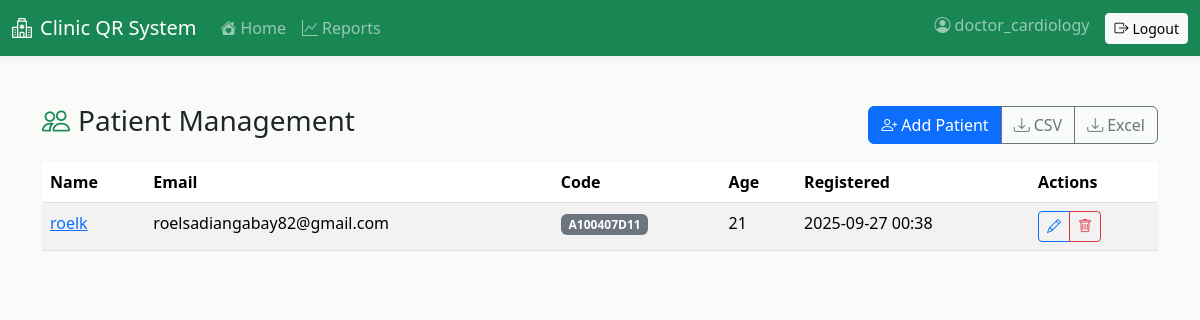
The app's page /patients/list/ (signed in) with its own data.
### patients/models.py (models this page shows, shortened)
class Patient(models.Model):
    user = models.OneToOneField(User, on_delete=models.SET_NULL, null=True, blank=True, related_name='patient_profile')
    full_name = models.CharField(max_length=255)
    age = models.PositiveIntegerField(validators=[MinValueValidator(0)])
    address = models.TextField()
    contact = models.CharField(max_length=50)
    email = models.EmailField(unique=True)
    patient_code = models.CharField(max_length=20, unique=True)
    qr_code = models.ImageField(upload_to='qr_codes/', blank=True, null=True)
    profile_photo = models.ImageField(upload_to='profile_photos/', blank=True, null=True, help_text='Patient profile photo')
    must_change_password = models.BooleanField(default=False)
    created_at = models.DateTimeField(auto_now_add=True)

### patients/views.py (the view)
# urls.py: path('list/', views.patient_list, name='patient_list'),
@login_required
def patient_list(request):
    qs = Patient.objects.order_by('-created_at')
    return render(request, 'patients/patient_list.html', {'patients': qs})

### patients/templates/patients/patient_list.html
{% extends 'base.html' %}
{% block content %}
<div class="d-flex justify-content-between align-items-center mb-3">
  <h3><i class="bi bi-people text-primary me-2"></i>Patient Management</h3>
  <div class="btn-group" role="group">
    <a class="btn btn-primary" href="{% url 'admin_patient_add' %}"><i class="bi bi-person-plus me-1"></i>Add Patient</a>
    <a class="btn btn-outline-secondary" href="/patients/reports/daily.csv"><i class="bi bi-download me-1"></i>CSV</a>
    <a class="btn btn-outline-secondary" href="/patients/reports/daily.xlsx"><i class="bi bi-download me-1"></i>Excel</a>
  </div>
</div>
<div class="table-responsive">
  <table class="table table-striped">
    <thead>
      <tr>
        <th>Name</th><th>Email</th><th>Code</th><th>Age</th><th>Registered</th><th>Actions</th>
      </tr>
    </thead>
    <tbody>
      {% for p in patients %}
        <tr>
          <td><a href="/patients/{{ p.id }}/">{{ p.full_name }}</a></td>
          <td>{{ p.email }}</td>
          <td><span class="badge bg-secondary">{{ p.patient_code }}</span></td>
          <td>{{ p.age }}</td>
          <td>{{ p.created_at|date:'Y-m-d H:i' }}</td>
          <td>
            <div class="btn-group btn-group-sm" role="group">
              <a href="{% url 'admin_patient_edit' p.id %}" class="btn btn-outline-primary btn-sm" title="Edit Patient">
                <i class="bi bi-pencil"></i>
              </a>
              <a href="{% url 'admin_patient_delete' p.id %}" class="btn btn-outline-danger btn-sm" title="Delete Patient" onclick="return confirm('Are you sure you want to delete {{ p.full_name }}? This action cannot be undone.')">
                <i class="bi bi-trash"></i>
              </a>
            </div>
          </td>
        </tr>
      {% empty %}
        <tr><td colspan="6" class="text-center text-muted">No patients found.</td></tr>
      {% endfor %}
    </tbody>
  </table>
</div>
{% endblock %}

### templates/base.html (shortened to what this page needs)
{% load static %}
<!doctype html>
<html lang="en">
  <head>
    <link href="https://cdn.jsdelivr.net/npm/bootstrap@5.3.3/dist/css/bootstrap.min.css" rel="stylesheet">
    <link href="https://cdn.jsdelivr.net/npm/bootstrap-icons@1.11.3/font/bootstrap-icons.min.css" rel="stylesheet">
    <link href="{% static 'css/admin-purple.css' %}" rel="stylesheet">
  </head>
  <body data-user-role="{% if request.user.is_authenticated %}{% if request.user.groups.all.0.name == 'Reception' %}reception{% elif request.user.groups.all.0.name == 'Doctor' %}doctor{% elif request.user.groups.all.0.name == 'Laboratory' %}lab{% elif request.user.groups.all.0.name == 'Pharmacy' %}pharmacy{% elif request.user.groups.all.0.name == 'Vaccination' %}vaccination{% elif request.user.groups.all.0.name == 'Patient' %}patient{% else %}staff{% endif %}{% else %}guest{% endif %}">
    <nav class="navbar navbar-expand-lg navbar-dark bg-success">
      <div class="container-fluid">
        <a class="navbar-brand d-flex align-items-center" href="{% if request.user.is_authenticated %}{% if request.user.is_superuser %}/dashboard/admin/{% elif request.user.groups.all.0.name == 'Reception' %}/dashboard/reception/{% elif request.user.groups.all.0.name == 'Doctor' %}/dashboard/doctor/{% elif request.user.groups.all.0.name == 'Laboratory' %}/dashboard/lab/{% elif request.user.groups.all.0.name == 'Pharmacy' %}/dashboard/pharmacy/{% elif request.user.groups.all.0.name == 'Vaccination' %}/dashboard/vaccination/{% elif request.user.groups.all.0.name == 'Patient' %}/patients/portal/{% else %}/dashboard/{% endif %}{% else %}/accounts/login/{% endif %}">
          <i class="bi bi-hospital me-2"></i>Clinic QR System
        </a>
        <div class="collapse navbar-collapse" id="navbarsMain">
          <ul class="navbar-nav me-auto mb-2 mb-lg-0">
            {% if request.user.is_authenticated %}
              <li class="nav-item">
                <a class="nav-link" href="{% if request.user.is_superuser %}/dashboard/admin/{% elif request.user.groups.all.0.name == 'Reception' %}/dashboard/reception/{% elif request.user.groups.all.0.name == 'Doctor' %}/dashboard/doctor/{% elif request.user.groups.all.0.name == 'Laboratory' %}/dashboard/lab/{% elif request.user.groups.all.0.name == 'Pharmacy' %}/dashboard/pharmacy/{% elif request.user.groups.all.0.name == 'Vaccination' %}/dashboard/vaccination/{% elif request.user.groups.all.0.name == 'Patient' %}/patients/portal/{% else %}/dashboard/{% endif %}"><i class="bi bi-house-heart-fill me-1"></i>Home</a>
              </li>
              {% if request.user.is_superuser %}
              <li class="nav-item dropdown">
                <a class="nav-link dropdown-toggle" href="#" id="adminReportsDropdown" role="button" data-bs-toggle="dropdown" aria-expanded="false">
                  <i class="bi bi-graph-up me-1"></i>Reports
                </a>
                <ul class="dropdown-menu" aria-labelledby="adminReportsDropdown">
                  <li>
                    <a class="dropdown-item" href="/dashboard/admin/system-reports/">
                      <i class="bi bi-clipboard-data me-1"></i>System Reports
                    </a>
                  </li>
                  <li><hr class="dropdown-divider"></li>
                  <li>
                    <a class="dropdown-item" href="/dashboard/admin/system-reports/?role=doctor">
                      <i class="bi bi-stethoscope me-1"></i>Doctor Reports
                    </a>
                  </li>
                  <li>
                    <a class="dropdown-item" href="/dashboard/admin/system-reports/?role=laboratory">
                      <i class="bi bi-flask me-1"></i>Laboratory Reports
                    </a>
                  </li>
                  <li>
                    <a class="dropdown-item" href="/dashboard/admin/system-reports/?role=pharmacy">
                      <i class="bi bi-capsule me-1"></i>Pharmacy Reports
                    </a>
                  </li>
                  <li>
                    <a class="dropdown-item" href="/dashboard/admin/system-reports/?role=vaccination">
                      <i class="bi bi-shield-plus me-1"></i>Vaccination Reports
                    </a>
                  </li>
                  <li>
                    <a class="dropdown-item" href="/dashboard/admin/system-reports/?role=reception">
                      <i class="bi bi-people me-1"></i>Reception/Triage Reports
                    </a>
                  </li>
                </ul>
              </li>
              {% else %}
              <li class="nav-item">
                {% if request.user.groups.all.0.name == 'Patient' %}
                  <a class="nav-link" href="/patient/report/"><i class="bi bi-graph-up me-1"></i>My Reports</a>
                {% else %}
                  <a class="nav-link" href="/dashboard/reports/"><i class="bi bi-graph-up me-1"></i>Reports</a>
                {% endif %}
              </li>
              {% endif %}
            {% endif %}
          </ul>
          <ul class="navbar-nav ms-auto">
            {% if request.user.is_authenticated %}
              <li class="nav-item"><span class="navbar-text"><i class="bi bi-person-circle me-1"></i>{{ request.user.username }}</span></li>
              <li class="nav-item ms-3">
                <form method="post" action="/accounts/logout/" class="d-inline">
                  <button class="btn btn-light btn-sm" type="submit"><i class="bi bi-box-arrow-right me-1"></i>Logout</button>
                </form>
              </li>
            {% else %}
              <li class="nav-item"><a class="btn btn-light btn-sm" href="/accounts/login/"><i class="bi bi-box-arrow-in-right me-1"></i>Login</a></li>
            {% endif %}
          </ul>
        </div>
      </div>
    </nav>
    <main class="container my-5">
      {% block content %}{% endblock %}
    </main>
  </body>
</html>

### static/css/admin-purple.css (style rules this page uses)
:root { --bs-warning: #9c88ff; --bs-warning-rgb: 156, 136, 255; --bs-warning-text: #ffffff; --bs-warning-bg-subtle: #f0edff; --bs-warning-border-subtle: #d1c7ff; }

### templates/base.html (style rules this page uses)
:root { --bs-primary: #198754; --bs-primary-rgb: 25, 135, 84; --bs-warning: #9c88ff; --bs-warning-rgb: 156, 136, 255; --bs-warning-text: #ffffff; --bs-warning-bg-subtle: #f0edff; --bs-warning-border-subtle: #d1c7ff; }
body { background-color: #f8fbf8; }
.navbar { box-shadow: 0 2px 8px rgba(0,0,0,0.06); }

### records on screen
Patient: full_name "roelk", email "roelsadiangabay82@gmail.com", patient_code "A100407D11", age "21", created_at "2025-09-27 00:38"

### other values on screen
{{ request.user.username }} "doctor_cardiology"
